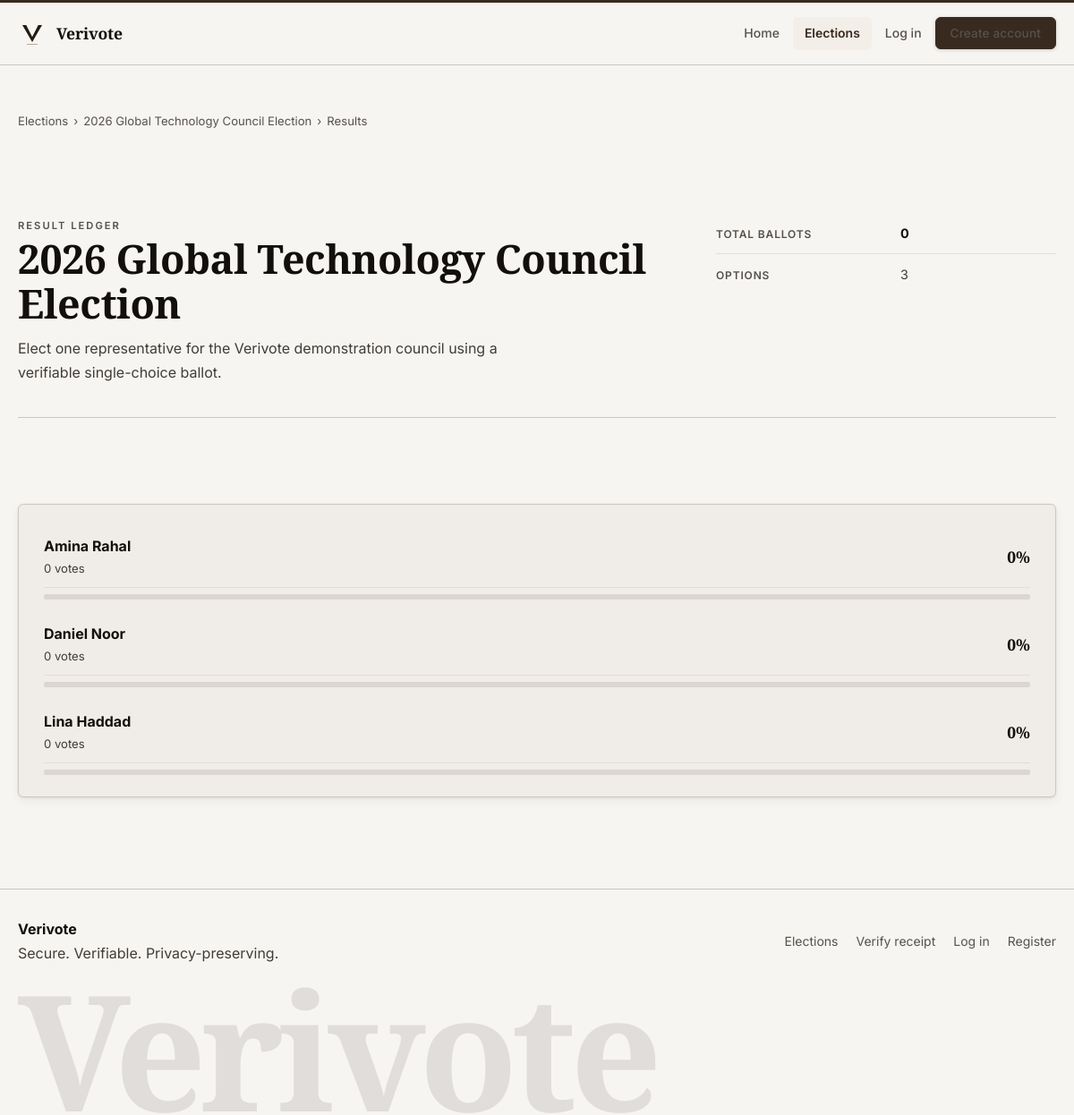
Page /results.php?event=1 on the committed database.
### tables this page shows
CREATE TABLE events (
    id BIGINT UNSIGNED AUTO_INCREMENT PRIMARY KEY,
    created_by BIGINT UNSIGNED NOT NULL,
    title VARCHAR(200) NOT NULL,
    slug VARCHAR(220) NOT NULL UNIQUE,
    description TEXT NOT NULL,
    ballot_type ENUM('single_choice') NOT NULL DEFAULT 'single_choice',
    status ENUM('draft', 'scheduled', 'active', 'closed', 'archived') NOT NULL DEFAULT 'draft',
    start_at DATETIME NOT NULL,
    end_at DATETIME NOT NULL,
    timezone VARCHAR(80) NOT NULL DEFAULT 'UTC',
    result_visibility ENUM('private', 'public_after_close', 'public_live') NOT NULL DEFAULT 'public_after_close',
    personal_verification_enabled TINYINT(1) NOT NULL DEFAULT 1,
    public_audit_enabled TINYINT(1) NOT NULL DEFAULT 1,
    allow_self_registration TINYINT(1) NOT NULL DEFAULT 1,
    max_votes_per_token TINYINT UNSIGNED NOT NULL DEFAULT 1,
    verification_policy ENUM('all_required', 'any_one', 'custom') NOT NULL DEFAULT 'all_required',
    eligibility_rules TEXT NULL,
    event_notice TEXT NULL,
    created_at TIMESTAMP NOT NULL DEFAULT CURRENT_TIMESTAMP,
    updated_at TIMESTAMP NOT NULL DEFAULT CURRENT_TIMESTAMP ON UPDATE CURRENT_TIMESTAMP,
    CONSTRAINT fk_events_creator FOREIGN KEY (created_by) REFERENCES users(id)
);

CREATE TABLE candidates_or_options (
    id BIGINT UNSIGNED AUTO_INCREMENT PRIMARY KEY,
    event_id BIGINT UNSIGNED NOT NULL,
    option_label VARCHAR(190) NOT NULL,
    option_description TEXT NULL,
    display_order INT UNSIGNED NOT NULL DEFAULT 1,
    is_active TINYINT(1) NOT NULL DEFAULT 1,
    created_at TIMESTAMP NOT NULL DEFAULT CURRENT_TIMESTAMP,
    CONSTRAINT fk_candidates_event FOREIGN KEY (event_id) REFERENCES events(id) ON DELETE CASCADE
);

### config/database.php (called while the page is built, shortened)
<?php
function db(): PDO
{
    static $pdo = null;
    if ($pdo instanceof PDO) {
        return $pdo;
    }
    $config = app_config('db');
    $dsn = sprintf(
        'mysql:host=%s;port=%s;dbname=%s;charset=%s',
        $config['host'],
        $config['port'],
        $config['name'],
        $config['charset']
    );
    $pdo = new PDO($dsn, $config['user'], $config['pass'], [
        PDO::ATTR_ERRMODE => PDO::ERRMODE_EXCEPTION,
        PDO::ATTR_DEFAULT_FETCH_MODE => PDO::FETCH_ASSOC,
        PDO::ATTR_EMULATE_PREPARES => false,
    ]);
    return $pdo;
}

### includes/helpers.php (called while the page is built, shortened)
<?php
function app_config(?string $key = null, mixed $default = null): mixed
{
    global $appConfig;
    $segments = explode('.', $key);
    $value = $appConfig;
    foreach ($segments as $segment) {
        $value = $value[$segment];
    }
    return $value;
}
function app_base_path(): string
{
    static $cached = null;
    if (is_string($cached)) {
        return $cached;
    }
    $documentRoot = realpath((string) ($_SERVER['DOCUMENT_ROOT'] ?? ''));
    $projectRoot = realpath(BASE_PATH);
    $documentRoot = str_replace('\\', '/', $documentRoot);
    $projectRoot = str_replace('\\', '/', $projectRoot);
    if ($projectRoot === $documentRoot) {
        $cached = '';
        return $cached;
    }
    $prefix = rtrim($documentRoot, '/') . '/';
    $relative = trim(substr($projectRoot, strlen($prefix)), '/');
    $cached = $relative === '' ? '' : '/' . $relative;
    return $cached;
}
function base_url(string $path = ''): string
{
    $appUrl = (string) app_config('app_url', '');
    $path = '/' . ltrim($path, '/');
    $basePath = app_base_path();
    if ($basePath === '') {
        return $path;
    }
    return $path === '/' ? $basePath . '/' : $basePath . $path;
}
function e(null|string|int|float $value): string
{
    return htmlspecialchars((string) $value, ENT_QUOTES | ENT_SUBSTITUTE, 'UTF-8');
}
function fetch_one(string $sql, array $params = []): ?array
{
    $statement = db()->prepare($sql);
    $statement->execute($params);
    $row = $statement->fetch();
    return $row ?: null;
}
function fetch_all(string $sql, array $params = []): array
{
    $statement = db()->prepare($sql);
    $statement->execute($params);
    return $statement->fetchAll();
}
function can_view_public_results(array $event): bool
{
    if ($event['result_visibility'] === 'public_live') {
        return true;
    }
    return false;
}
function fetch_event_by_id(int $eventId): ?array
{
    return fetch_one(
        'SELECT events.*, users.full_name AS creator_name
         FROM events
         INNER JOIN users ON users.id = events.created_by
         WHERE events.id = :event_id',
        ['event_id' => $eventId]
    );
}
function compute_event_results(int $eventId): array
{
    $rows = fetch_all(
        'SELECT co.id, co.option_label, COUNT(ballots.id) AS total_votes
         FROM candidates_or_options co
         LEFT JOIN ballots ON ballots.candidate_option_id = co.id
         WHERE co.event_id = :event_id AND co.is_active = 1
         GROUP BY co.id, co.option_label
         ORDER BY total_votes DESC, co.display_order ASC',
        ['event_id' => $eventId]
    );
    $total = array_sum(array_map(static fn(array $row): int => (int) $row['total_votes'], $rows));
    return ['rows' => $rows, 'total' => $total];
}

### results.php (the view, shortened to what this page needs)
<?php
$eventId = (int) ($_GET['event'] ?? 0);
$event           = fetch_event_by_id($eventId);
include __DIR__ . '/includes/header.php';
?>
<?php if (!$event || !can_view_public_results($event)): ?>
    <section class="section section--top">
        <div class="alert alert--warning">Results for this election are not public yet. <a href="<?= e(base_url('/events.php')); ?>" style="color:inherit;text-decoration:underline;">Back to elections</a></div>
    </section>
<?php else: ?>
    <?php
    $results  = compute_event_results((int) $event['id']);
    ?>
    <section class="section section--top" data-reveal>
        <div class="breadcrumb" style="margin-bottom:16px;">
            <a href="<?= e(base_url('/events.php')); ?>">Elections</a>
            <span>&rsaquo;</span>
            <a href="<?= e(base_url('/event.php?event=' . $event['id'])); ?>"><?= e($event['title']); ?></a>
            <span>&rsaquo;</span>
            <span>Results</span>
        </div>
        <div class="page-intro">
            <div>
                <span class="eyebrow">Result ledger</span>
                <h1><?= e($event['title']); ?></h1>
                <?php if ($event['description']): ?>
                    <p style="margin-top:12px;"><?= e($event['description']); ?></p>
                <?php endif; ?>
            </div>
            <div class="def-list">
                <dl>
                    <div class="def-row">
                        <dt>Total ballots</dt>
                        <dd><strong><?= e((string) $results['total']); ?></strong></dd>
                    </div>
                    <div class="def-row">
                        <dt>Options</dt>
                        <dd><?= e((string) count($results['rows'])); ?></dd>
                    </div>
                </dl>
            </div>
        </div>
    </section>
    <section class="section" data-reveal>
        <article class="results-strip">
            <?php foreach ($results['rows'] as $row): ?>
                <div class="result-bar">
                    <div class="list-row" style="padding:10px 0;">
                        <div>
                            <strong><?= e($row['option_label']); ?></strong>
                            <p style="font-size:0.82rem;"><?= e((string) $row['total_votes']); ?> vote<?= $row['total_votes'] != 1 ? 's' : ''; ?></p>
                        </div>
                        <strong style="font-size:1.1rem; font-family:'Playfair Display',serif;"><?= e((string) $row['percentage']); ?>%</strong>
                    </div>
                    <div class="result-bar__track">
                    </div>
                </div>
            <?php endforeach; ?>
        </article>
    </section>
<?php endif; ?>
<?php include __DIR__ . '/includes/footer.php'; ?>

### assets/css/app.css (style rules this page uses)
:root { --canvas: oklch(97% 0.006 75); --surface: oklch(94.5% 0.007 73); --surface-alt: oklch(91% 0.009 70); --surface-deep: oklch(88% 0.010 68); --ink: oklch(17% 0.008 55); --ink-2: oklch(36% 0.010 58); --ink-3: oklch(44% 0.009 62); --rule: oklch(83% 0.008 72); --rule-soft: oklch(90% 0.006 74); --accent: oklch(30% 0.028 55); --accent-dark: oklch(22% 0.022 52); --accent-over: oklch(97% 0.005 75); --accent-tint: oklch(95% 0.010 72); --success: oklch(38% 0.10 150); --success-tint: oklch(94% 0.03 145); --warning: oklch(52% 0.11 68); --warning-tint: oklch(95% 0.04 75); --danger: oklch(40% 0.13 22); --danger-tint: oklch(95% 0.04 20); --container: min(1180px, calc(100vw - 40px)); --radius: 6px; --shadow: 0 1px 3px oklch(17% 0.008 55 / 0.07), 0 4px 12px oklch(17% 0.008 55 / 0.05); --shadow-lg: 0 2px 8px oklch(17% 0.008 55 / 0.07), 0 12px 32px oklch(17% 0.008 55 / 0.08); --hero-bg: oklch(16% 0.008 55); --hero-surface: oklch(22% 0.009 57); --hero-rule: oklch(35% 0.008 58); --hero-ink: oklch(93% 0.006 74); --hero-ink-2: oklch(64% 0.007 68); }
*, *::before, *::after { box-sizing: border-box; }
html { scroll-behavior: smooth; }
dl { margin: 0; padding: 0; }
body { margin: 0; min-height: 100vh; background: var(--canvas); color: var(--ink); font-family: "Inter", system-ui, sans-serif; font-size: 1rem; line-height: 1.6; -webkit-font-smoothing: antialiased; }
a { color: inherit; text-decoration: none; }
h1, h2, h3, h4 { margin: 0; }
h1, h2 { font-family: "Playfair Display", Georgia, serif; font-weight: 700; line-height: 1.12; letter-spacing: -0.01em; color: var(--ink); }
p { margin: 0; color: var(--ink-2); line-height: 1.7; max-width: 68ch; }
strong { color: var(--ink); }
.eyebrow { display: inline-flex; align-items: center; font-size: 0.70rem; font-weight: 600; text-transform: uppercase; letter-spacing: 0.18em; color: var(--ink-3); }
.hero-rail, .panel, .table-wrap, .list-shell, .auth-shell, .results-strip, .ledger { border: 1px solid var(--rule); border-radius: var(--radius); background: var(--surface); box-shadow: var(--shadow); }
.section { width: var(--container); margin: 0 auto; display: grid; gap: 28px; }
.section--top { padding-top: 52px; }
.list-shell, .ledger, .results-strip { padding: 24px 28px; }
.list-row { padding: 14px 0; border-bottom: 1px solid var(--rule-soft); display: flex; align-items: center; justify-content: space-between; gap: 16px; }
.results-strip { display: grid; gap: 16px; }
.result-bar { display: grid; gap: 7px; }
.result-bar__track { height: 6px; border-radius: 2px; background: var(--surface-deep); overflow: hidden; }
[data-reveal] { opacity: 0; transform: translateY(14px); transition: opacity 0.5s ease, transform 0.5s ease; }
[data-reveal].is-visible { opacity: 1; transform: translateY(0); }
.page-intro { padding: 48px 0 36px; border-bottom: 1px solid var(--rule); margin-bottom: 36px; display: grid; grid-template-columns: minmax(0, 1fr) minmax(0, 380px); gap: 40px; align-items: start; }
.page-intro h1 { font-size: clamp(1.9rem, 4vw, 2.8rem); }
.page-intro p { max-width: 55ch; }
.page-intro > .def-list { align-self: start; }
.def-list { display: grid; gap: 0; }
.def-row { display: grid; grid-template-columns: minmax(150px, 190px) minmax(0, 1fr); gap: 16px; padding: 11px 0; border-bottom: 1px solid var(--rule-soft); align-items: baseline; }
.def-row:last-child { border-bottom: 0; }
.def-row dt { font-size: 0.75rem; font-weight: 600; color: var(--ink-3); text-transform: uppercase; letter-spacing: 0.07em; }
.def-row dd { margin: 0; font-size: 0.9rem; color: var(--ink-2); }
.breadcrumb { display: flex; align-items: center; gap: 6px; font-size: 0.82rem; color: var(--ink-3); }
.breadcrumb a { color: var(--ink-3); text-decoration: none; }
.breadcrumb span { color: var(--ink-3); }

### rows in the picture
events: title "2026 Global Technology Council Election", description "Elect one representative for the Verivote demonstration council using a verifiable single-choice ballot."
candidates_or_options: option_label "Amina Rahal", total_votes "0", percentage "0"
candidates_or_options: option_label "Daniel Noor", total_votes "0", percentage "0"
candidates_or_options: option_label "Lina Haddad", total_votes "0", percentage "0"

### other values in the picture
$results['total'] "0"
count($results['rows']) "3"
